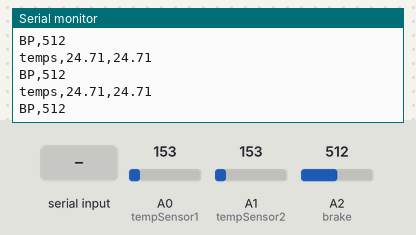
Bench run of a sketch on a simulated Arduino Uno, built with avr-gcc and run on an emulated ATmega328P. Shown: the last lines printed to the serial monitor. Inputs (shaded band) come from the test bench; at power-on: A0 (tempSensor1) = 153, A1 (tempSensor2) = 153, A2 (brake) = 512.

Above: at 1.2 s.
1.3 s: "1" received over the second serial link
At 1.7 s:
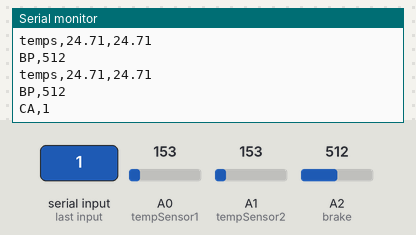
3.0 s: A0 (tempSensor1) set to 165
At 3.21 s:
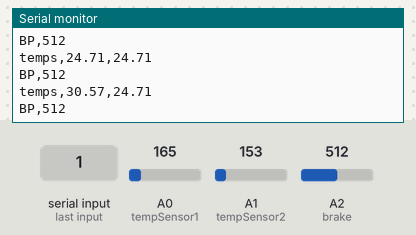
4.5 s: A1 (tempSensor2) set to 165
At 4.71 s:
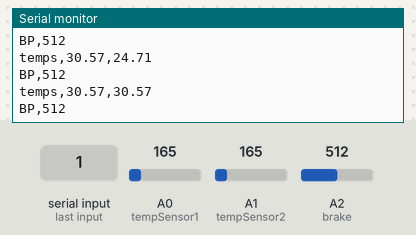
6.0 s: A2 (brake) set to 716
At 6.22 s:
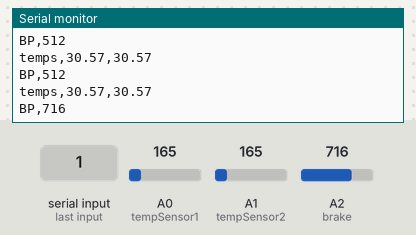
7.5 s: "0" received over the second serial link
At 7.73 s:
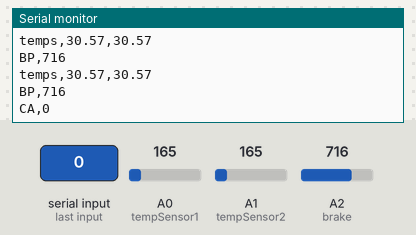
9.0 s: A0 (tempSensor1) set to 175
At 9.23 s:
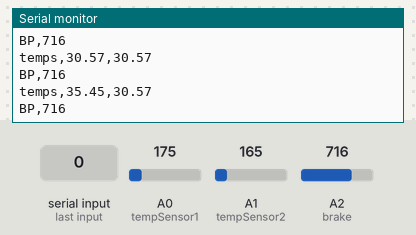
Timing chart, 0 to 11.5 s (numbered marks = the images above; inputs shaded):
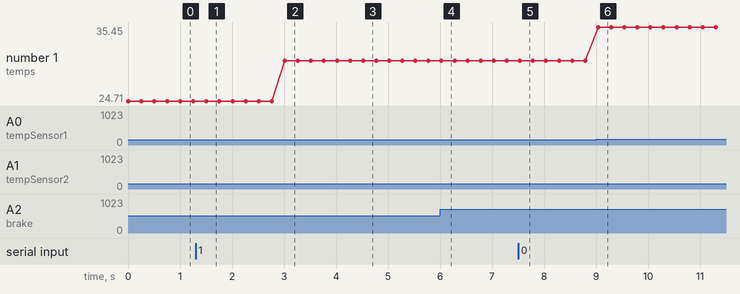

The sketch:

1_13_2024.ino
```cpp
#include <SoftwareSerial.h>

#define tempSensor1 A0
#define tempSensor2 A1

#define brake A2

#define rxPin 3  // should be connected to ring of connector (tx from CA)
#define txPin 4  // should be connected to tip of connector (rx into CA)

bool newLine = false;


SoftwareSerial SUART(rxPin, txPin);  //defines a second serial communication for the CA

String output;
int dataType = 0;       // keeps track of which type of data is being recieved
String fullValue = "";  // collects all the digits of a data point
String output_bp;
String output_temp;


void setup() {
  Serial.begin(9600);

  pinMode(rxPin, INPUT);
  pinMode(txPin, OUTPUT);

  pinMode(tempSensor1, INPUT);
  pinMode(tempSensor2, INPUT);

  SUART.begin(9600);

}


void loop() {
  temperatures();

  Serial.println("BP,"+String(analogRead(brake)));

  suart();

  delay(250);
}

void suart(){
  if (SUART.available()){
    Serial.print("CA,");
    newLine = true;
  }
  while (SUART.available()){
    char data = SUART.read();
    if( 42 < (int)data && (int)data < 60 ){
      Serial.print(data);
    }else{
      Serial.print(",");
    }

  }
  if (newLine){
    Serial.println(" ");
    newLine = false;
  }
}

void temperatures() {

  Serial.println("temps,"+String(convert_tmp36(analogRead(tempSensor1)))+","+String(convert_tmp36(analogRead(tempSensor2))));

}

double convert_tmp36(int in) {
  if(in <= 1){
    return -5;
  }
  if(in >= 270){
    return -6;
  }
  return ((((double)in/1024)*5-0.5)*100);
}
```

Measured:
- after the input at 1.3 s, the serial monitor: prints a new line after 0.24 s (image 1)
- after the input at 3.0 s, the serial monitor: prints a new line at once (image 2)
- after the input at 4.5 s, the serial monitor: prints a new line at once (image 3)
- after the input at 6.0 s, the serial monitor: prints a new line after 0.05 s (image 4)
- after the input at 7.5 s, the serial monitor: prints a new line after 0.06 s (image 5)
- after the input at 9.0 s, the serial monitor: prints a new line at once (image 6)
- plotted number 1: 24.71 → 30.57 after the input at 3.0 s, 30.57 → 35.45 after the input at 9.0 s
